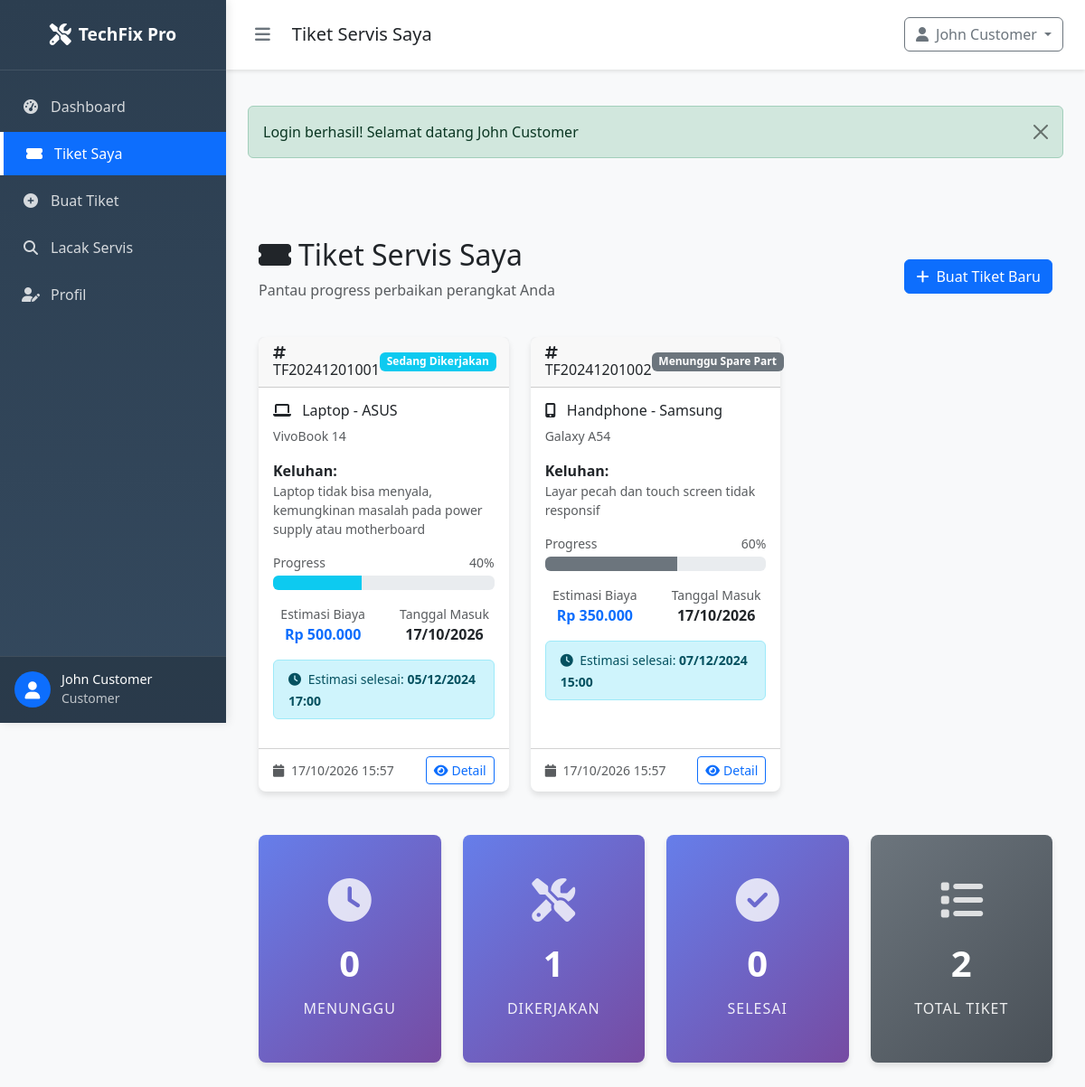
Page /SOURCE_CODE_APLIKASI/customer/tickets.php (signed in) on the committed database.
### tables this page shows
CREATE TABLE `settings` (
  `id` int(11) NOT NULL AUTO_INCREMENT,
  `setting_key` varchar(100) NOT NULL,
  `setting_value` text DEFAULT NULL,
  `setting_type` enum('string','number','boolean','json') NOT NULL DEFAULT 'string',
  `description` text DEFAULT NULL,
  `is_public` tinyint(1) NOT NULL DEFAULT 0,
  `created_at` timestamp NOT NULL DEFAULT current_timestamp(),
  `updated_at` timestamp NOT NULL DEFAULT current_timestamp() ON UPDATE current_timestamp(),
  PRIMARY KEY (`id`),
  UNIQUE KEY `setting_key` (`setting_key`)
);

CREATE TABLE `services` (
  `id` int(11) NOT NULL AUTO_INCREMENT,
  `customer_id` int(11) NOT NULL,
  `ticket_number` varchar(20) NOT NULL,
  `device_type` enum('laptop','computer','handphone') NOT NULL,
  `device_brand` varchar(50) NOT NULL,
  `device_model` varchar(100) NOT NULL,
  `serial_number` varchar(100) DEFAULT NULL,
  `problem_description` text NOT NULL,
  `status` enum('pending','in_progress','waiting_parts','testing','completed','delivered','cancelled') NOT NULL DEFAULT 'pending',
  `estimated_cost` decimal(10,2) DEFAULT NULL,
  `final_cost` decimal(10,2) DEFAULT NULL,
  `estimated_completion` datetime DEFAULT NULL,
  `actual_completion` datetime DEFAULT NULL,
  `technician_notes` text DEFAULT NULL,
  `notes` text DEFAULT NULL,
  `priority` enum('low','medium','high','urgent') NOT NULL DEFAULT 'medium',
  `warranty_period` int(11) DEFAULT NULL COMMENT 'Warranty in days',
  `parts_used` text DEFAULT NULL COMMENT 'JSON array of parts used',
  `labor_hours` decimal(4,2) DEFAULT NULL,
  `created_at` timestamp NOT NULL DEFAULT current_timestamp(),
  `updated_at` timestamp NOT NULL DEFAULT current_timestamp() ON UPDATE current_timestamp(),
  PRIMARY KEY (`id`),
  UNIQUE KEY `ticket_number` (`ticket_number`),
  KEY `customer_id` (`customer_id`),
  KEY `idx_status` (`status`),
  KEY `idx_device_type` (`device_type`),
  KEY `idx_priority` (`priority`),
  KEY `idx_created_at` (`created_at`),
  CONSTRAINT `services_ibfk_1` FOREIGN KEY (`customer_id`) REFERENCES `users` (`id`) ON DELETE CASCADE
);

### SOURCE_CODE_APLIKASI/customer/tickets.php (the view, shortened to what the rows shown need)
<?php
require_once '../config/database.php';
require_once '../config/session.php';
require_once '../classes/Service.php';
$serviceObj = new Service();
$customerId = getCurrentUserId();
$tickets = $serviceObj->getServicesByCustomer($customerId);
include '../includes/header.php';
?>
<div class="container my-4">
    <div class="row">
        <div class="col-12">
            <div class="d-flex justify-content-between align-items-center mb-4">
                <div>
                    <h2><i class="fas fa-ticket-alt me-2"></i>Tiket Servis Saya</h2>
                </div>
            </div>
        </div>
    </div>
    <?php if (empty($tickets)): ?>
    <div class="row">
        <div class="col-12">
            <div class="card text-center py-5">
                <div class="card-body">
                    <i class="fas fa-ticket-alt fa-5x text-muted mb-4"></i>
                    <h4>Belum Ada Tiket Servis</h4>
                    <p class="text-muted mb-4">Anda belum memiliki tiket servis. Buat tiket baru untuk memulai proses servis perangkat Anda.</p>
                    <a href="create_ticket.php" class="btn btn-primary">
                        <i class="fas fa-plus me-2"></i>Buat Tiket Pertama
                    </a>
                </div>
            </div>
        </div>
    </div>
    <?php else: ?>
    <div class="row">
        <?php foreach ($tickets as $ticket): ?>
        <div class="col-lg-6 col-xl-4 mb-4">
            <div class="card ticket-card <?php echo strtolower(str_replace('_', '-', $ticket['status'])); ?> h-100">
                <div class="card-header d-flex justify-content-between align-items-center">
                    <h6 class="mb-0">
                        <i class="fas fa-hashtag me-1"></i><?php echo $ticket['ticket_number']; ?>
                    </h6>
                    <span class="badge status-badge <?php echo getStatusBadge($ticket['status']); ?>">
                        <?php echo getStatusText($ticket['status']); ?>
                    </span>
                </div>
                <div class="card-body">
                    <div class="mb-3">
                        <h6 class="card-title">
                            <i class="fas fa-<?php echo $ticket['device_type'] === 'laptop' ? 'laptop' : ($ticket['device_type'] === 'computer' ? 'desktop' : 'mobile-alt'); ?> me-2"></i>
                            <?php echo ucfirst($ticket['device_type']); ?> - <?php echo htmlspecialchars($ticket['device_brand']); ?>
                        </h6>
                        <p class="text-muted small mb-2"><?php echo htmlspecialchars($ticket['device_model']); ?></p>
                    </div>
                    <div class="mb-3">
                        <strong>Keluhan:</strong>
                        <p class="text-muted small mb-0"><?php echo htmlspecialchars(substr($ticket['problem_description'], 0, 100)); ?><?php echo strlen($ticket['problem_description']) > 100 ? '...' : ''; ?></p>
                    </div>
                    <div class="mb-3">
                        <div class="d-flex justify-content-between align-items-center mb-1">
                            <small class="text-muted">Progress</small>
                            <small class="text-muted"><?php echo $serviceObj->getStatusProgress($ticket['status']); ?>%</small>
                        </div>
                        <div class="progress">
                            <div class="progress-bar <?php echo getStatusBadge($ticket['status']); ?>"
                                 role="progressbar"
                                 style="width: <?php echo $serviceObj->getStatusProgress($ticket['status']); ?>%"
                                 aria-valuenow="<?php echo $serviceObj->getStatusProgress($ticket['status']); ?>"
                                 aria-valuemin="0"
                                 aria-valuemax="100">
                            </div>
                        </div>
                    </div>
                    <div class="row text-center mb-3">
                        <div class="col-6">
                            <small class="text-muted d-block">Estimasi Biaya</small>
                            <strong class="text-primary">
                                <?php echo $ticket['estimated_cost'] ? formatRupiah($ticket['estimated_cost']) : 'Belum ditentukan'; ?>
                            </strong>
                        </div>
                        <div class="col-6">
                            <small class="text-muted d-block">Tanggal Masuk</small>
                            <strong><?php echo date('d/m/Y', strtotime($ticket['created_at'])); ?></strong>
                        </div>
                    </div>
                    <?php if ($ticket['estimated_completion']): ?>
                    <div class="alert alert-info py-2 mb-3">
                        <small>
                            <i class="fas fa-clock me-1"></i>
                            Estimasi selesai: <strong><?php echo formatDate($ticket['estimated_completion']); ?></strong>
                        </small>
                    </div>
                    <?php endif; ?>
                </div>
                <div class="card-footer bg-transparent">
                    <div class="d-flex justify-content-between align-items-center">
                        <small class="text-muted">
                            <i class="fas fa-calendar me-1"></i>
                            <?php echo formatDate($ticket['updated_at']); ?>
                        </small>
                        <div>
                            <a href="https://wa.me/<?php echo str_replace(['+', '-', ' '], '', getContactPhone()); ?>?text=Halo, saya ingin bertanya tentang tiket <?php echo $ticket['ticket_number']; ?>"
                            <a href="tel:<?php echo getContactPhone(); ?>" class="btn btn-sm btn-outline-primary">
                                <i class="fas fa-eye me-1"></i>Detail
                            </a>
                        </div>
                    </div>
                </div>
            </div>
        </div>
        <?php endforeach; ?>
    </div>
    <?php endif; ?>
</div>
<?php include '../includes/footer.php'; ?>

### SOURCE_CODE_APLIKASI/includes/header.php (shortened to what the rows shown need)
<!DOCTYPE html>
<html lang="id">
<head>
    <link href="https://cdn.jsdelivr.net/npm/bootstrap@5.3.2/dist/css/bootstrap.min.css" rel="stylesheet">
    <link rel="stylesheet" href="https://cdnjs.cloudflare.com/ajax/libs/font-awesome/6.4.0/css/all.min.css">
    <link rel="stylesheet" href="https://cdn.datatables.net/1.13.7/css/dataTables.bootstrap5.min.css">
    <link rel="stylesheet" href="https://cdn.jsdelivr.net/npm/sweetalert2@11.7.32/dist/sweetalert2.min.css">
</head>
<body>
    <?php
    $script_path = $_SERVER['PHP_SELF'];
    $current_page = basename($_SERVER['PHP_SELF'], '.php');
    $is_admin_page = strpos($script_path, '/admin/') !== false && strpos($script_path, '/public/') === false;
    $is_customer_page = strpos($script_path, '/customer/') !== false && strpos($script_path, '/public/') === false;
    $is_public_page = strpos($script_path, '/public/') !== false;
    $is_logged_in = function_exists('isLoggedIn') && isLoggedIn();
    $is_admin = function_exists('isAdmin') && isAdmin();
    $is_customer = function_exists('isCustomer') && isCustomer();
    $base_path = '';
    if ($is_admin_page || $is_customer_page || $is_public_page) {
        $base_path = '../';
    }
    $show_sidebar = $is_logged_in && ($is_admin || $is_customer);
    ?>
    <?php if ($show_sidebar): ?>
    <div class="sidebar" id="sidebar">
        <div class="sidebar-header">
            <a href="<?php echo $base_path; ?>index.php" class="brand">
                <i class="fas fa-tools"></i>
                <span class="brand-text"><?php echo getSiteName(); ?></span>
            </a>
        </div>
        <nav class="sidebar-nav">
            <?php if ($is_admin): ?>
            <div class="nav-item">
                <a href="<?php echo $is_admin_page ? '' : '../admin/'; ?>dashboard.php"
                   class="nav-link <?php echo $current_page === 'dashboard' ? 'active' : ''; ?>">
                    <i class="fas fa-tachometer-alt"></i>
                    <span>Dashboard</span>
                </a>
            </div>
            <div class="nav-item">
                <a href="<?php echo $is_admin_page ? '' : '../admin/'; ?>services.php"
                   class="nav-link <?php echo $current_page === 'services' || $current_page === 'service_detail' ? 'active' : ''; ?>">
                    <i class="fas fa-tools"></i>
                    <span>Kelola Servis</span>
                </a>
            </div>
            <div class="nav-item">
                <a href="<?php echo $is_admin_page ? '' : '../admin/'; ?>customers.php"
                   class="nav-link <?php echo $current_page === 'customers' ? 'active' : ''; ?>">
                    <i class="fas fa-users"></i>
                    <span>Kelola Pelanggan</span>
                </a>
            </div>
            <div class="nav-item">
                <a href="<?php echo $is_admin_page ? '' : '../admin/'; ?>reports.php"
                   class="nav-link <?php echo $current_page === 'reports' ? 'active' : ''; ?>">
                    <i class="fas fa-chart-line"></i>
                    <span>Laporan</span>
                </a>
            </div>
            <div class="nav-item">
                <a href="<?php echo $is_admin_page ? '' : '../admin/'; ?>settings.php"
                   class="nav-link <?php echo $current_page === 'settings' ? 'active' : ''; ?>">
                    <i class="fas fa-cog"></i>
                    <span>Pengaturan</span>
                </a>
            </div>
            <?php elseif ($is_customer): ?>
            <div class="nav-item">
                <a href="<?php echo $is_customer_page ? '' : '../customer/'; ?>dashboard.php"
                   class="nav-link <?php echo $current_page === 'dashboard' ? 'active' : ''; ?>">
                    <i class="fas fa-tachometer-alt"></i>
                    <span>Dashboard</span>
                </a>
            </div>
            <div class="nav-item">
                <a href="<?php echo $is_customer_page ? '' : '../customer/'; ?>tickets.php"
                   class="nav-link <?php echo $current_page === 'tickets' ? 'active' : ''; ?>">
                    <i class="fas fa-ticket-alt"></i>
                    <span>Tiket Saya</span>
                </a>
            </div>
            <div class="nav-item">
                <a href="<?php echo $is_customer_page ? '' : '../customer/'; ?>create_ticket.php"
                   class="nav-link <?php echo $current_page === 'create_ticket' ? 'active' : ''; ?>">
                    <i class="fas fa-plus-circle"></i>
                    <span>Buat Tiket</span>
                </a>
            </div>
            <div class="nav-item">
                <a href="../public/track.php" class="nav-link">
                    <i class="fas fa-search"></i>
                    <span>Lacak Servis</span>
                </a>
            </div>
            <div class="nav-item">
                <a href="<?php echo $is_customer_page ? '' : '../customer/'; ?>profile.php" class="nav-link">
                    <i class="fas fa-user-edit"></i>
                    <span>Profil</span>
                </a>
            </div>
            <?php endif; ?>
        </nav>
        <div class="sidebar-user">
            <div class="user-info">
                <div class="user-avatar" style="background: none; padding: 0;">
                    <?php
                    if (function_exists('getCurrentUserId')) {
                        try {
                            require_once $base_path . 'classes/User.php';
                            $userObj = new User();
                            $avatarUrl = $userObj->getAvatarUrl(getCurrentUserId());
                            if ($avatarUrl !== 'assets/img/default-avatar.png' && file_exists($base_path . $avatarUrl)):
                    ?>
                        <img src="<?php echo $base_path . $avatarUrl; ?>" alt="Avatar" class="rounded-circle" style="width: 40px; height: 40px; object-fit: cover;">
                    <?php else: ?>
                        <div style="width: 40px; height: 40px; border-radius: 50%; background: var(--primary-color); display: flex; align-items: center; justify-content: center; color: white; font-size: 1.2rem;">
                            <i class="fas fa-user"></i>
                        </div>
                    <?php
                        endif;
                        } catch (Exception $e) {
                            echo '<div style="width: 40px; height: 40px; border-radius: 50%; background: var(--primary-color); display: flex; align-items: center; justify-content: center; color: white; font-size: 1.2rem;"><i class="fas fa-user"></i></div>';
                        }
                    } else {
                        echo '<div style="width: 40px; height: 40px; border-radius: 50%; background: var(--primary-color); display: flex; align-items: center; justify-content: center; color: white; font-size: 1.2rem;"><i class="fas fa-user"></i></div>';
                    }
                    ?>
                </div>
                <div class="user-details">
                    <h6><?php echo function_exists('getCurrentUserName') ? getCurrentUserName() : 'User'; ?></h6>
                    <small><?php echo $is_admin ? 'Administrator' : 'Customer'; ?></small>
                </div>
            </div>
        </div>
    </div>
    <?php endif; ?>
</body>
</html>

### rows in the picture
settings: setting_value "TechFix Pro"
services: ticket_number "TF20241201001", status "Sedang Dikerjakan", device_type "Laptop", device_brand "ASUS", device_model "VivoBook 14", problem_description "Laptop tidak bisa menyala, kemungkinan masalah pada power supply atau motherboard", status "40", estimated_cost "Rp 500.000", created_at "17/10/2026", estimated_completion "05/12/2024 17:00", updated_at "17/10/2026 15:57"
services: ticket_number "TF20241201002", status "Menunggu Spare Part", device_type "Handphone", device_brand "Samsung", device_model "Galaxy A54", problem_description "Layar pecah dan touch screen tidak responsif", status "60", estimated_cost "Rp 350.000", created_at "17/10/2026", estimated_completion "07/12/2024 15:00", updated_at "17/10/2026 15:57"

### other values in the picture
getCurrentUserName() "John Customer"
$page_title "Tiket Servis Saya"
$flash['message'] "Login berhasil! Selamat datang John Customer"
$serviceObj->getCustomerTicketCount($customerId, 'pending') "0"
$serviceObj->getCustomerTicketCount($customerId, 'in_progress') "1"
$serviceObj->getCustomerTicketCount($customerId, 'completed') "0"
count($tickets) "2"
